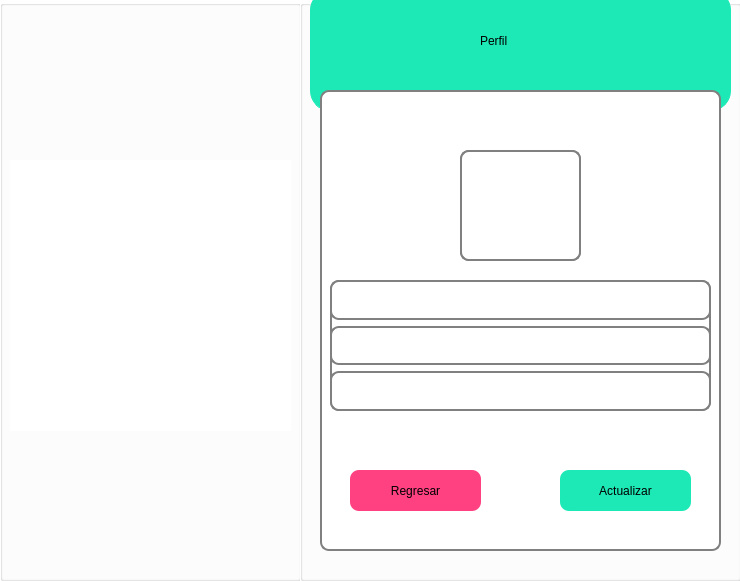
<?xml version="1.0" encoding="UTF-8"?>
<ui version="4.0">
 <class>Foto</class>
 <widget class="QDialog" name="Foto">
  <property name="geometry">
   <rect>
    <x>0</x>
    <y>0</y>
    <width>740</width>
    <height>581</height>
   </rect>
  </property>
  <property name="windowTitle">
   <string>Dialog</string>
  </property>
  <property name="styleSheet">
   <string notr="true">background-color: rgb(255, 255, 255);</string>
  </property>
  <widget class="QGroupBox" name="groupBox">
   <property name="geometry">
    <rect>
     <x>0</x>
     <y>0</y>
     <width>301</width>
     <height>581</height>
    </rect>
   </property>
   <property name="title">
    <string/>
   </property>
   <widget class="QLabel" name="label">
    <property name="geometry">
     <rect>
      <x>10</x>
      <y>160</y>
      <width>281</width>
      <height>271</height>
     </rect>
    </property>
    <property name="text">
     <string/>
    </property>
    <property name="pixmap">
     <pixmap resource="SRC.qrc">:/Images/skill_102344.png</pixmap>
    </property>
    <property name="scaledContents">
     <bool>true</bool>
    </property>
   </widget>
  </widget>
  <widget class="QGroupBox" name="groupBox_2">
   <property name="geometry">
    <rect>
     <x>300</x>
     <y>0</y>
     <width>441</width>
     <height>581</height>
    </rect>
   </property>
   <property name="title">
    <string/>
   </property>
   <widget class="QLabel" name="Alumno">
    <property name="geometry">
     <rect>
      <x>180</x>
      <y>20</y>
      <width>91</width>
      <height>41</height>
     </rect>
    </property>
    <property name="styleSheet">
     <string notr="true">font: 75 25pt &quot;Berlin Sans FB Demi&quot;;
background:transparent;

</string>
    </property>
    <property name="text">
     <string>Perfil</string>
    </property>
   </widget>
   <widget class="QGroupBox" name="groupBox_4">
    <property name="geometry">
     <rect>
      <x>20</x>
      <y>90</y>
      <width>401</width>
      <height>461</height>
     </rect>
    </property>
    <property name="styleSheet">
     <string notr="true">background-color: rgb(255, 255, 255);
  border: 2px solid gray;
    border-radius: 9px;
    margin-top: 0.5em;</string>
    </property>
    <property name="title">
     <string/>
    </property>
    <widget class="QPushButton" name="Regresar">
     <property name="geometry">
      <rect>
       <x>30</x>
       <y>380</y>
       <width>131</width>
       <height>41</height>
      </rect>
     </property>
     <property name="mouseTracking">
      <bool>true</bool>
     </property>
     <property name="focusPolicy">
      <enum>Qt::ClickFocus</enum>
     </property>
     <property name="styleSheet">
      <string notr="true">background-color: #FF4081;
font: 14pt 75 &quot;Times New Roman&quot;;
border:none;
hover!pressed:border: 5px solid blue;
</string>
     </property>
     <property name="text">
      <string>Regresar</string>
     </property>
     <property name="flat">
      <bool>false</bool>
     </property>
    </widget>
    <widget class="QPushButton" name="Actualizar">
     <property name="geometry">
      <rect>
       <x>240</x>
       <y>380</y>
       <width>131</width>
       <height>41</height>
      </rect>
     </property>
     <property name="styleSheet">
      <string notr="true">background-color: #1DE9B6; 
font: 14pt 75 &quot;Times New Roman&quot;;
border:none;
hover!pressed:border: 5px solid blue;</string>
     </property>
     <property name="text">
      <string>Actualizar</string>
     </property>
     <property name="autoDefault">
      <bool>true</bool>
     </property>
    </widget>
    <widget class="QWidget" name="verticalLayoutWidget">
     <property name="geometry">
      <rect>
       <x>10</x>
       <y>190</y>
       <width>381</width>
       <height>131</height>
      </rect>
     </property>
     <layout class="QVBoxLayout" name="verticalLayout">
      <item>
       <widget class="QLabel" name="Nombre">
        <property name="font">
         <font>
          <family>Palatino Linotype</family>
          <pointsize>16</pointsize>
         </font>
        </property>
        <property name="styleSheet">
         <string notr="true"/>
        </property>
        <property name="text">
         <string/>
        </property>
       </widget>
      </item>
      <item>
       <widget class="QLabel" name="Matricula">
        <property name="font">
         <font>
          <family>Palatino Linotype</family>
          <pointsize>16</pointsize>
         </font>
        </property>
        <property name="styleSheet">
         <string notr="true"/>
        </property>
        <property name="text">
         <string/>
        </property>
       </widget>
      </item>
      <item>
       <widget class="QLabel" name="Carrera">
        <property name="font">
         <font>
          <family>Palatino Linotype</family>
          <pointsize>16</pointsize>
         </font>
        </property>
        <property name="styleSheet">
         <string notr="true"/>
        </property>
        <property name="text">
         <string/>
        </property>
       </widget>
      </item>
     </layout>
    </widget>
    <widget class="QLabel" name="label_4">
     <property name="geometry">
      <rect>
       <x>140</x>
       <y>60</y>
       <width>121</width>
       <height>111</height>
      </rect>
     </property>
     <property name="text">
      <string/>
     </property>
     <property name="pixmap">
      <pixmap resource="SRC.qrc">:/Images/iconfinder-7-avatar-2754582_120519.png</pixmap>
     </property>
     <property name="scaledContents">
      <bool>true</bool>
     </property>
    </widget>
    <widget class="QPushButton" name="Cambiar_Foto">
     <property name="geometry">
      <rect>
       <x>140</x>
       <y>60</y>
       <width>121</width>
       <height>111</height>
      </rect>
     </property>
     <property name="text">
      <string/>
     </property>
    </widget>
    <zorder>Cambiar_Foto</zorder>
    <zorder>Regresar</zorder>
    <zorder>Actualizar</zorder>
    <zorder>verticalLayoutWidget</zorder>
    <zorder>label_4</zorder>
   </widget>
   <widget class="QLabel" name="label_2">
    <property name="geometry">
     <rect>
      <x>10</x>
      <y>0</y>
      <width>71</width>
      <height>71</height>
     </rect>
    </property>
    <property name="styleSheet">
     <string notr="true">background-color: transparent;</string>
    </property>
    <property name="text">
     <string/>
    </property>
    <property name="pixmap">
     <pixmap resource="SRC.qrc">:/Images/pencils_120694.png</pixmap>
    </property>
    <property name="scaledContents">
     <bool>true</bool>
    </property>
   </widget>
   <widget class="QLabel" name="label_3">
    <property name="geometry">
     <rect>
      <x>370</x>
      <y>0</y>
      <width>61</width>
      <height>71</height>
     </rect>
    </property>
    <property name="styleSheet">
     <string notr="true">background-color: transparent;</string>
    </property>
    <property name="text">
     <string/>
    </property>
    <property name="pixmap">
     <pixmap resource="SRC.qrc">:/Images/laptop-1_102326.png</pixmap>
    </property>
    <property name="scaledContents">
     <bool>true</bool>
    </property>
   </widget>
   <widget class="QLabel" name="label_6">
    <property name="geometry">
     <rect>
      <x>10</x>
      <y>-10</y>
      <width>421</width>
      <height>121</height>
     </rect>
    </property>
    <property name="styleSheet">
     <string notr="true">background-color: #1DE9B6;  
border: 1px solid #1DE9B6;
    border-radius: 20px;
    margin-top: 0.5em;</string>
    </property>
    <property name="text">
     <string/>
    </property>
   </widget>
   <zorder>label_6</zorder>
   <zorder>Alumno</zorder>
   <zorder>groupBox_4</zorder>
   <zorder>label_2</zorder>
   <zorder>label_3</zorder>
  </widget>
 </widget>
 <resources>
  <include location="SRC.qrc"/>
 </resources>
 <connections/>
</ui>
